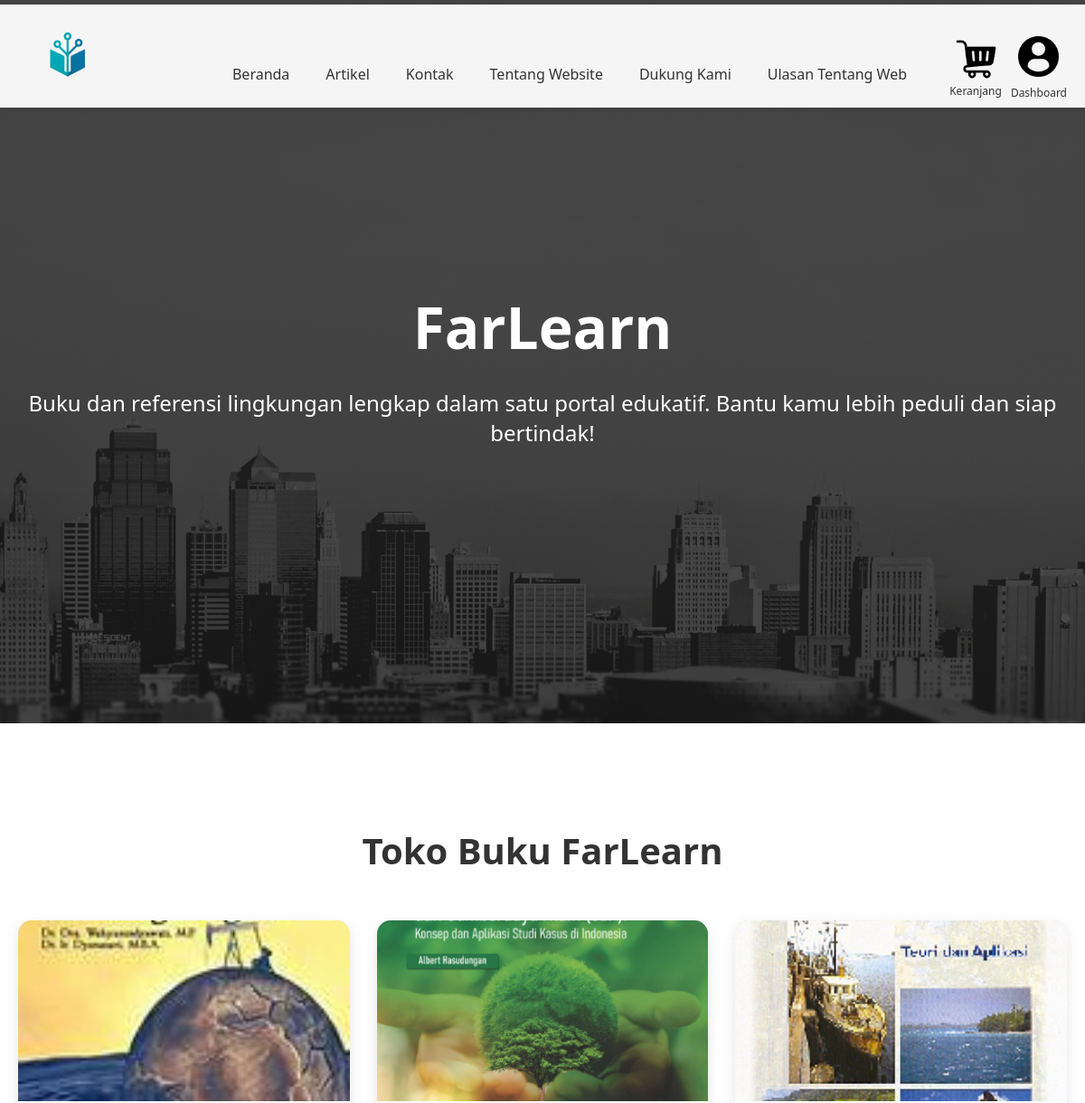
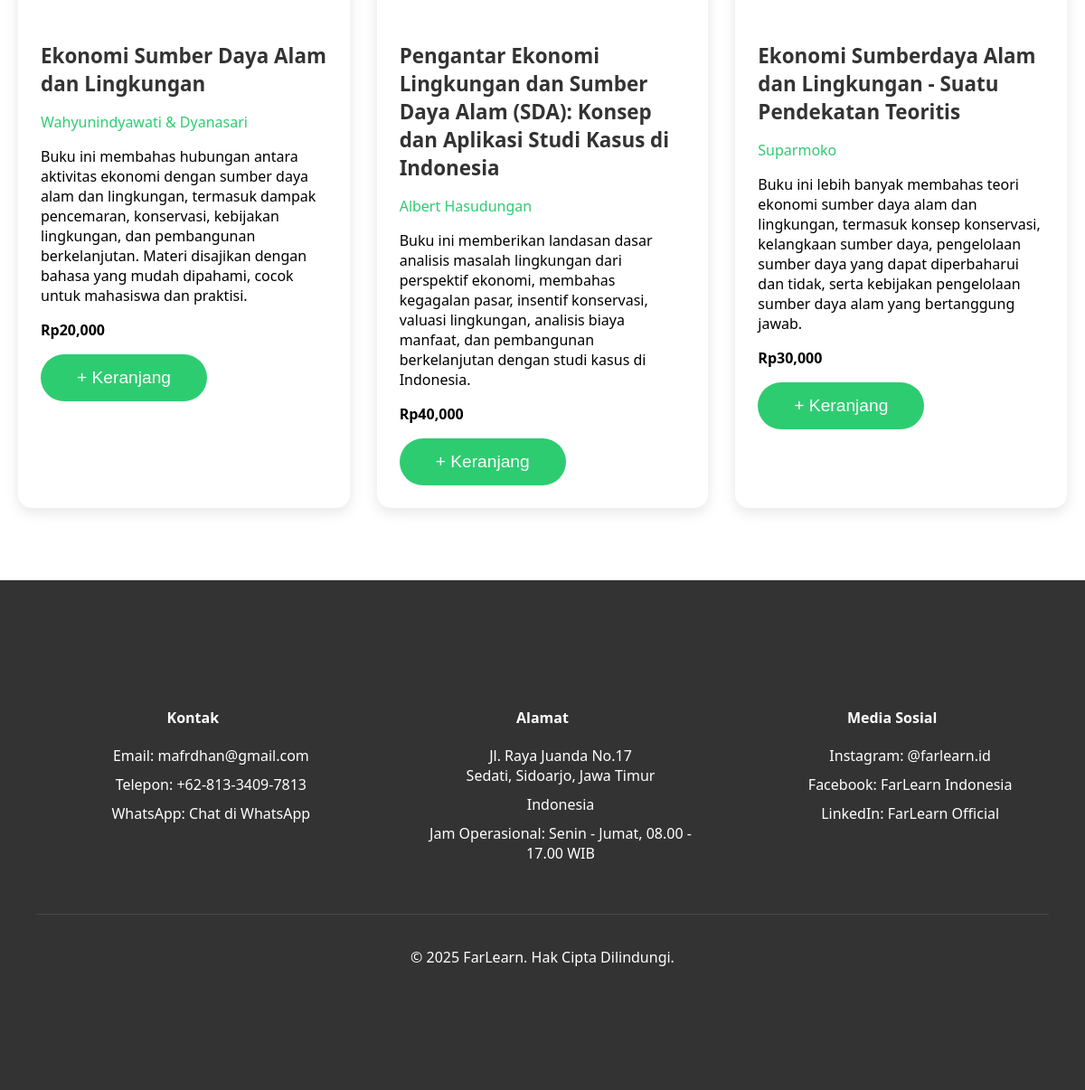
Screenshot of /buku/books.php (signed in) with the database file from the repository (2 pictures, top to bottom).
### tables this page shows
CREATE TABLE `books` (
  `id` int(11) NOT NULL,
  `title` varchar(255) DEFAULT NULL,
  `author` varchar(255) DEFAULT NULL,
  `price` decimal(10,2) DEFAULT NULL,
  `image` varchar(255) DEFAULT NULL,
  `description` text DEFAULT NULL
);

### buku/books.php (the view, shortened to what this page needs)
<?php
include 'db.php';
$result = mysqli_query($koneksi, "SELECT * FROM books");
?>
<!DOCTYPE html>
<html lang="id">
<head>
    <link rel="stylesheet" href="../UKL/ukl.css">
</head>
<body>
    <nav>
        <div class="logo">
            <img src="../front_web/farlearn.png" alt="Logo">
        </div>
        <ul>
            <li><a href="#beranda">Beranda</a></li>
            <li><a href="../UKL/ukl.php">Artikel</a></li>
            <li><a href="#kontak">Kontak</a></li>
            <li><a href="http://localhost/farlearn/Profil/about_farlearn.php">Tentang Website</a></li>
            <li><a href="../donation/donation.php">Dukung Kami</a></li>
            <li><a href="../ulasan/ulasan.php">Ulasan Tentang Web</a></li>
        </ul>
         <div class="nav-icons">
  <a href="http://localhost/farlearn/buku/cart.php" class="icon-link">
  <div class="icon-with-text">
    <img src="../front_web/cart.png" class="icon" alt="Keranjang">
    <span class="icon-text">Keranjang</span>
  </div>
</a>
  <?php if (isset($_SESSION['email'])): ?>
    <div class="icon-wrapper">
      <a href="http://localhost/farlearn/Login_page/dashboard.php">
        <img src="../front_web/profile.png" alt="Profil" class="icon">
      </a>
      <span class="icon-text">Dashboard</span>
    </div>
  <?php endif; ?>
</div>
    </nav>
    <header id="beranda">
        <div class="hero-text">
            <h1>FarLearn</h1>
            <p>Buku dan referensi lingkungan lengkap dalam satu portal edukatif. Bantu kamu lebih peduli dan siap bertindak!</p>
        </div>
    </header>
    <section class="section">
        <h2 class="section-title">Toko Buku FarLearn</h2>
        <div class="cards-container">
            <?php while ($book = mysqli_fetch_assoc($result)) { ?>
                <div class="card">
                    <div class="card-image">
                        <img src="../images/<?= $book['image'] ?>" alt="<?= $book['title'] ?>">
                    </div>
                    <div class="card-content">
                        <h3><?= $book['title'] ?></h3>
                        <p class="author"><?= $book['author'] ?></p>
                        <p class="description"><?= $book['description'] ?></p>
                        <p><strong>Rp<?= number_format($book['price'], 3, ',', '.') ?></strong></p>
                        <form method="POST" onsubmit="return confirm('Tambah buku ini ke keranjang?')">
                            <button class="cta-button" type="submit" name="add_to_cart">+ Keranjang</button>
                        </form>
                    </div>
                </div>
            <?php } ?>
        </div>
    </section>
<footer>
    <section id="kontak" class="section">
        <div class="footer-content">
            <div class="footer-section">
                <h4>Kontak</h4>
                <ul>
                    <li>Email: <a href="mailto:mafrdhan@gmail.com">mafrdhan@gmail.com</a></li>
                    <li>Telepon: <a href="tel:+6281334097813">+62-813-3409-7813</a></li>
                    <li>WhatsApp: <a href="https://wa.me/6281334097813" target="_blank">Chat di WhatsApp</a></li>
                </ul>
            </div>
            <div class="footer-section">
                <h4>Alamat</h4>
                <ul>
                    <li>
                        <a href="https://www.google.com/maps/place/Sedati,+Sidoarjo,+Jawa+Timur" target="_blank">
                            Jl. Raya Juanda No.17<br>
                            Sedati, Sidoarjo, Jawa Timur
                        </a>
                    </li>
                    <li>Indonesia</li>
                    <li>Jam Operasional: Senin - Jumat, 08.00 - 17.00 WIB</li>
                </ul>
            </div>
            <div class="footer-section">
                <h4>Media Sosial</h4>
                <ul>
                    <li><a href="https://instagram.com/farlearn.id" target="_blank">Instagram: @farlearn.id</a></li>
                    <li><a href="https://facebook.com/farlearnindonesia" target="_blank">Facebook: FarLearn Indonesia</a></li>
                    <li><a href="https://linkedin.com/company/farlearn" target="_blank">LinkedIn: FarLearn Official</a></li>
                </ul>
            </div>
        </div>
        <div class="footer-bottom">
            <p>&copy; 2025 FarLearn. Hak Cipta Dilindungi.</p>
        </div>
    </section>
</footer>
</body>
</html>

### UKL/ukl.css (style rules this page uses)
body { margin: 0; padding: 0; box-sizing: border-box; font-family: 'Segoe UI', Tahoma, Geneva, Verdana, sans-serif; }
header { background: linear-gradient(rgba(0,0,0,0.7), rgba(0,0,0,0.7)), url('../front_web/Background.png') center/cover; height: 100vh; color: white; display: flex; flex-direction: column-reverse; justify-content: center; align-items: center; text-align: center; padding: 0 20px; }
.logo { display: flex; justify-content: space-between; align-items: center; height: 40px; margin-right: 20px; }
.logo img { height: 90px; margin-left: 20px; margin-top: 50px; }
nav { position: absolute; top: 5px; width: 100%; padding: 10px; background-color: rgba(255, 255, 255, 0.95); box-shadow: 0 2px 5px rgba(0,0,0,0.1); z-index: 1000; }
nav ul { display: flex; justify-content: center; list-style: none; gap: 40px; }
nav a { color: #333; text-decoration: none; font-weight: 500; transition: color 0.3s; }
.hero-text h1 { font-size: 4rem; margin-bottom: 20px; animation: fadeIn 1s ease-in; }
.hero-text p { font-size: 1.5rem; margin-bottom: 30px; animation: fadeIn 1.5s ease-in; }
.cta-button { padding: 15px 40px; background-color: #2ecc71; color: white; border: none; border-radius: 30px; font-size: 1.2rem; cursor: pointer; transition: transform 0.3s, background-color 0.3s; animation: fadeIn 2s ease-in; text-decoration: none; }
.section { padding: 80px 20px; }
.section-title { text-align: center; font-size: 2.5rem; margin-bottom: 50px; color: #333; }
.cards-container { display: grid; grid-template-columns: repeat(auto-fit, minmax(300px, 1fr)); gap: 30px; max-width: 1200px; margin: 0 auto; }
.card { background: white; border-radius: 15px; overflow: hidden; box-shadow: 0 5px 15px rgba(0,0,0,0.1); transition: transform 0.3s; position: relative; cursor: pointer; }
.card-image { position: relative; height: 200px; overflow: hidden; background: #ddd; }
.card-image img { width: 100%; height: 100%; object-fit: cover; transition: transform 0.3s; }
.card-content { padding: 25px; }
.card h3 { color: #333; margin-bottom: 15px; font-size: 1.4rem; }
.author { color: #2ecc71; font-weight: 500; }
.nav-icons { position: absolute; top: 30px; right: 30px; display: flex; flex-direction: row !important; gap: 10px; align-items: center; }
.nav-icons .icon { width: 45px; height: 45px; object-fit: contain; aspect-ratio: 1 / 1; background-color: transparent; }
.nav-icons { position: absolute; top: 35px; right: 40px; display: flex; flex-direction: column; align-items: center; text-align: center; }
.icon-wrapper { display: flex; flex-direction: column; align-items: center; }
.icon { height: 45px; width: auto; cursor: pointer; transition: transform 0.3s ease; }
.icon-text { margin-top: 4px; font-size: 12px; color: #333; }
.icon-with-text { display: flex; flex-direction: column; align-items: center; }
footer { background-color: #333; color: white; padding: 40px 20px; text-align: center; }
.footer-content { max-width: 1200px; margin: 0 auto; display: grid; grid-template-columns: repeat(auto-fit, minmax(250px, 1fr)); gap: 40px; }
.footer-section h4 { margin-bottom: 20px; }
.footer-section ul { list-style: none; }
.footer-section li { margin-bottom: 10px; }
.footer-section a { color: #fff; text-decoration: none; }
.footer-bottom { margin-top: 40px; padding-top: 20px; border-top: 1px solid rgba(255,255,255,0.1); }

### rows the page displays
books: image (picture), title "Ekonomi Sumber Daya Alam dan Lingkungan", author "Wahyunindyawati & Dyanasari", description "Buku ini membahas hubungan antara aktivitas ekonomi dengan sumber daya alam dan lingkungan, termasuk dampak pencemaran, konservasi, kebijakan lingkungan, dan pembangunan berkelanjutan. Materi disajikan dengan bahasa yang mudah dipahami, cocok untuk mahasiswa dan praktisi.", price "20,000"
books: image (picture), title "Pengantar Ekonomi Lingkungan dan Sumber Daya Alam (SDA): Konsep dan Aplikasi Studi Kasus di Indonesia", author "Albert Hasudungan", description "Buku ini memberikan landasan dasar analisis masalah lingkungan dari perspektif ekonomi, membahas kegagalan pasar, insentif konservasi, valuasi lingkungan, analisis biaya manfaat, dan pembangunan berkelanjutan dengan studi kasus di Indonesia.", price "40,000"
books: image (picture), title "Ekonomi Sumberdaya Alam dan Lingkungan - Suatu Pendekatan Teoritis", author "Suparmoko", description "Buku ini lebih banyak membahas teori ekonomi sumber daya alam dan lingkungan, termasuk konsep konservasi, kelangkaan sumber daya, pengelolaan sumber daya yang dapat diperbaharui dan tidak, serta kebijakan pengelolaan sumber daya alam yang bertanggung jawab.", price "30,000"
